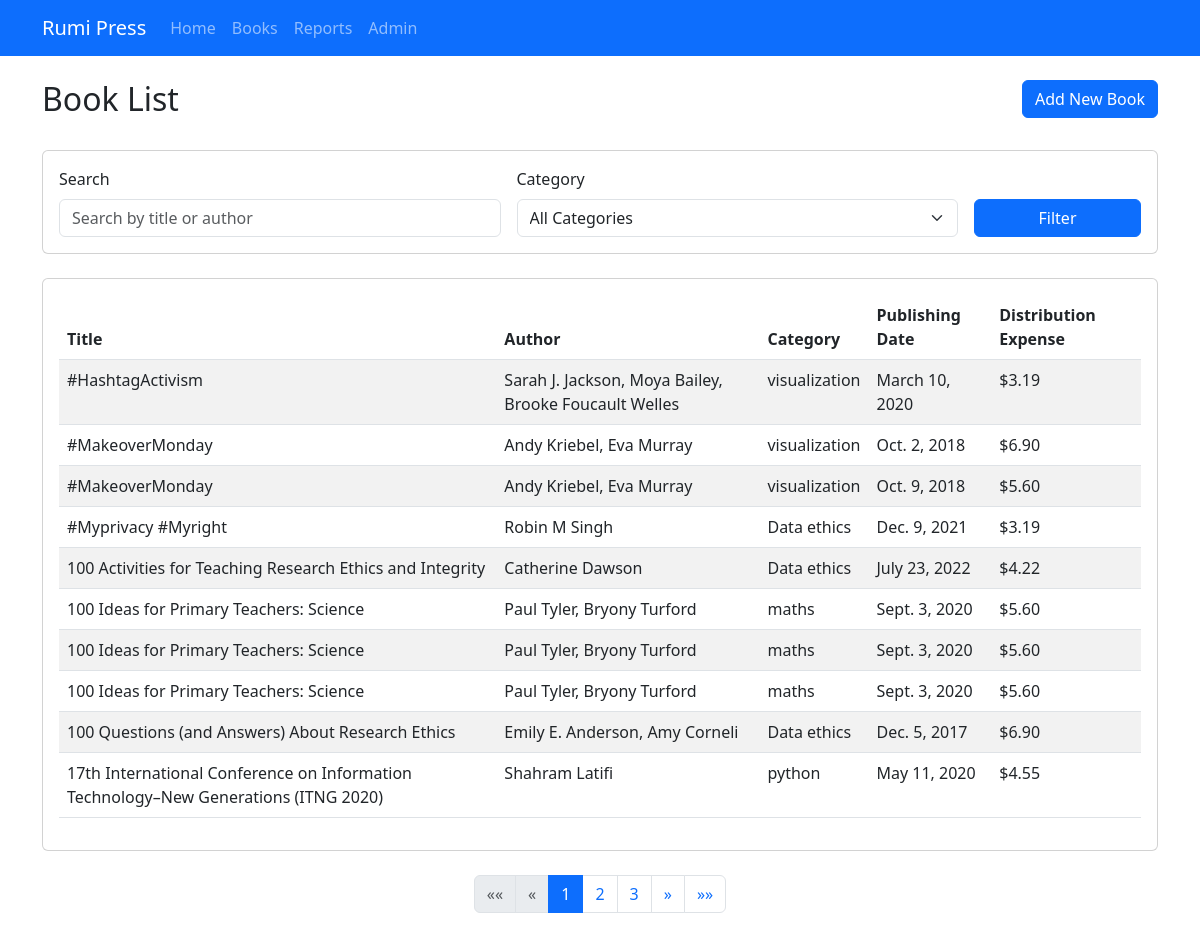
The page /books/ on the database its author committed.
### books/models.py (models this page shows, shortened)
class Book(models.Model):
    title = models.CharField(max_length=255)
    author = models.CharField(max_length=255)
    publishing_date = models.DateField(null=True, blank=True)
    category = models.ForeignKey(Category, on_delete=models.CASCADE)
    distribution_expense = models.DecimalField(max_digits=10, decimal_places=2)

class Category(models.Model):
    name = models.CharField(max_length=100, unique=True)

### books/views.py (the view)
# urls.py: path('books/', book_list_view, name='book_list'),
def book_list_view(request):
    books = Book.objects.all().order_by('title')
    search_query = request.GET.get('search', '')
    if search_query:
        books = books.filter(
            Q(title__icontains=search_query) |
            Q(author__icontains=search_query)
        )
    category_id = request.GET.get('category', '')
    if category_id and category_id != 'all':
        books = books.filter(category__id=category_id)
    categories = Category.objects.all()
    paginator = Paginator(books, 10)  # Show 10 books per page
    page_number = request.GET.get('page', 1)
    page_obj = paginator.get_page(page_number)
    context = {
        'page_obj': page_obj,
        'search_query': search_query,
        'categories': categories,
        'selected_category': category_id,
    }
    return render(request, 'books/book_list.html', context)

### books/templates/books/book_list.html (shortened to what this page needs)
{% extends 'books/base.html' %}
{% block content %}
    <div class="row mb-4">
        <div class="col-md-8">
            <h2>Book List</h2>
        </div>
        <div class="col-md-4 text-end">
            <a href="/admin/books/book/add/" class="btn btn-primary">Add New Book</a>
        </div>
    </div>
    <div class="row mb-4">
        <div class="col-12">
            <div class="card">
                <div class="card-body">
                    <form method="get" class="row g-3 align-items-end">
                        <div class="col-md-5">
                            <label for="search" class="form-label">Search</label>
                            <input type="text" class="form-control" id="search" name="search" placeholder="Search by title or author" value="{{ search_query }}">
                        </div>
                        <div class="col-md-5">
                            <label for="category" class="form-label">Category</label>
                            <select class="form-select" id="category" name="category">
                                <option value="all">All Categories</option>
                            </select>
                        </div>
                        <div class="col-md-2">
                            <button type="submit" class="btn btn-primary w-100">Filter</button>
                        </div>
                    </form>
                </div>
            </div>
        </div>
    </div>
    <div class="row">
        <div class="col-12">
            <div class="card">
                <div class="card-body">
                    <div class="table-responsive">
                        <table class="table table-striped">
                            <thead>
                                <tr>
                                    <th>Title</th>
                                    <th>Author</th>
                                    <th>Category</th>
                                    <th>Publishing Date</th>
                                    <th>Distribution Expense</th>
                                </tr>
                            </thead>
                            <tbody>
                                {% for book in page_obj %}
                                <tr>
                                    <td>{{ book.title }}</td>
                                    <td>{{ book.author }}</td>
                                    <td>{{ book.category.name }}</td>
                                    <td>{% if book.publishing_date %}{{ book.publishing_date }}{% else %}N/A{% endif %}</td>
                                    <td>${{ book.distribution_expense }}</td>
                                </tr>
                                {% empty %}
                                <tr>
                                    <td colspan="5" class="text-center">No books found</td>
                                </tr>
                                {% endfor %}
                            </tbody>
                        </table>
                    </div>
                </div>
            </div>
        </div>
    </div>
    {% if page_obj.has_other_pages %}
    <div class="row mt-4">
        <div class="col-12">
            <nav aria-label="Page navigation">
                <ul class="pagination justify-content-center">
                    {% if page_obj.has_previous %}
                    <li class="page-item">
                        <a class="page-link" href="?page=1&search={{ search_query }}&category={{ selected_category }}" aria-label="First">
                            <span aria-hidden="true">&laquo;&laquo;</span>
                        </a>
                    </li>
                    <li class="page-item">
                        <a class="page-link" href="?page={{ page_obj.previous_page_number }}&search={{ search_query }}&category={{ selected_category }}" aria-label="Previous">
                            <span aria-hidden="true">&laquo;</span>
                        </a>
                    </li>
                    {% else %}
                    <li class="page-item disabled">
                        <a class="page-link" href="#" aria-label="First">
                            <span aria-hidden="true">&laquo;&laquo;</span>
                        </a>
                    </li>
                    <li class="page-item disabled">
                        <a class="page-link" href="#" aria-label="Previous">
                            <span aria-hidden="true">&laquo;</span>
                        </a>
                    </li>
                    {% endif %}
                    {% for num in page_obj.paginator.page_range %}
                        {% if page_obj.number == num %}
                        <li class="page-item active"><a class="page-link" href="?page={{ num }}&search={{ search_query }}&category={{ selected_category }}">{{ num }}</a></li>
                        {% elif num > page_obj.number|add:'-3' and num < page_obj.number|add:'3' %}
                        <li class="page-item"><a class="page-link" href="?page={{ num }}&search={{ search_query }}&category={{ selected_category }}">{{ num }}</a></li>
                        {% endif %}
                    {% endfor %}
                    {% if page_obj.has_next %}
                    <li class="page-item">
                        <a class="page-link" href="?page={{ page_obj.next_page_number }}&search={{ search_query }}&category={{ selected_category }}" aria-label="Next">
                            <span aria-hidden="true">&raquo;</span>
                        </a>
                    </li>
                    <li class="page-item">
                        <a class="page-link" href="?page={{ page_obj.paginator.num_pages }}&search={{ search_query }}&category={{ selected_category }}" aria-label="Last">
                            <span aria-hidden="true">&raquo;&raquo;</span>
                        </a>
                    </li>
                    {% endif %}
                </ul>
            </nav>
        </div>
    </div>
    {% endif %}
{% endblock %}

### books/templates/books/base.html (shortened to what this page needs)
<!DOCTYPE html>
<html>
<head>
    <link href="https://cdn.jsdelivr.net/npm/bootstrap@5.3.0/dist/css/bootstrap.min.css" rel="stylesheet">
</head>
<body>
    <nav class="navbar navbar-expand-lg navbar-dark bg-primary">
        <div class="container">
            <a class="navbar-brand" href="{% url 'home' %}">Rumi Press</a>
            <div class="collapse navbar-collapse" id="navbarNav">
                <ul class="navbar-nav">
                    <li class="nav-item">
                        <a class="nav-link" href="{% url 'home' %}">Home</a>
                    </li>
                    <li class="nav-item">
                        <a class="nav-link" href="{% url 'book_list' %}">Books</a>
                    </li>
                    <li class="nav-item">
                        <a class="nav-link" href="{% url 'report' %}">Reports</a>
                    </li>
                    <li class="nav-item">
                        <a class="nav-link" href="/admin/">Admin</a>
                    </li>
                </ul>
            </div>
        </div>
    </nav>
    <div class="container mt-4">
        {% block content %}{% endblock %}
    </div>
</body>
</html>

### rows shown on the page
Book: title "100 Ideas for Primary Teachers: Science", author "Paul Tyler, Bryony Turford", category.name "maths", publishing_date "Sept. 3, 2020", distribution_expense "5.60"
Book: title "100 Ideas for Primary Teachers: Science", author "Paul Tyler, Bryony Turford", category.name "maths", publishing_date "Sept. 3, 2020", distribution_expense "5.60"

### other values the page prints
{{ num }} "1"
{{ num }} "2" "3"
